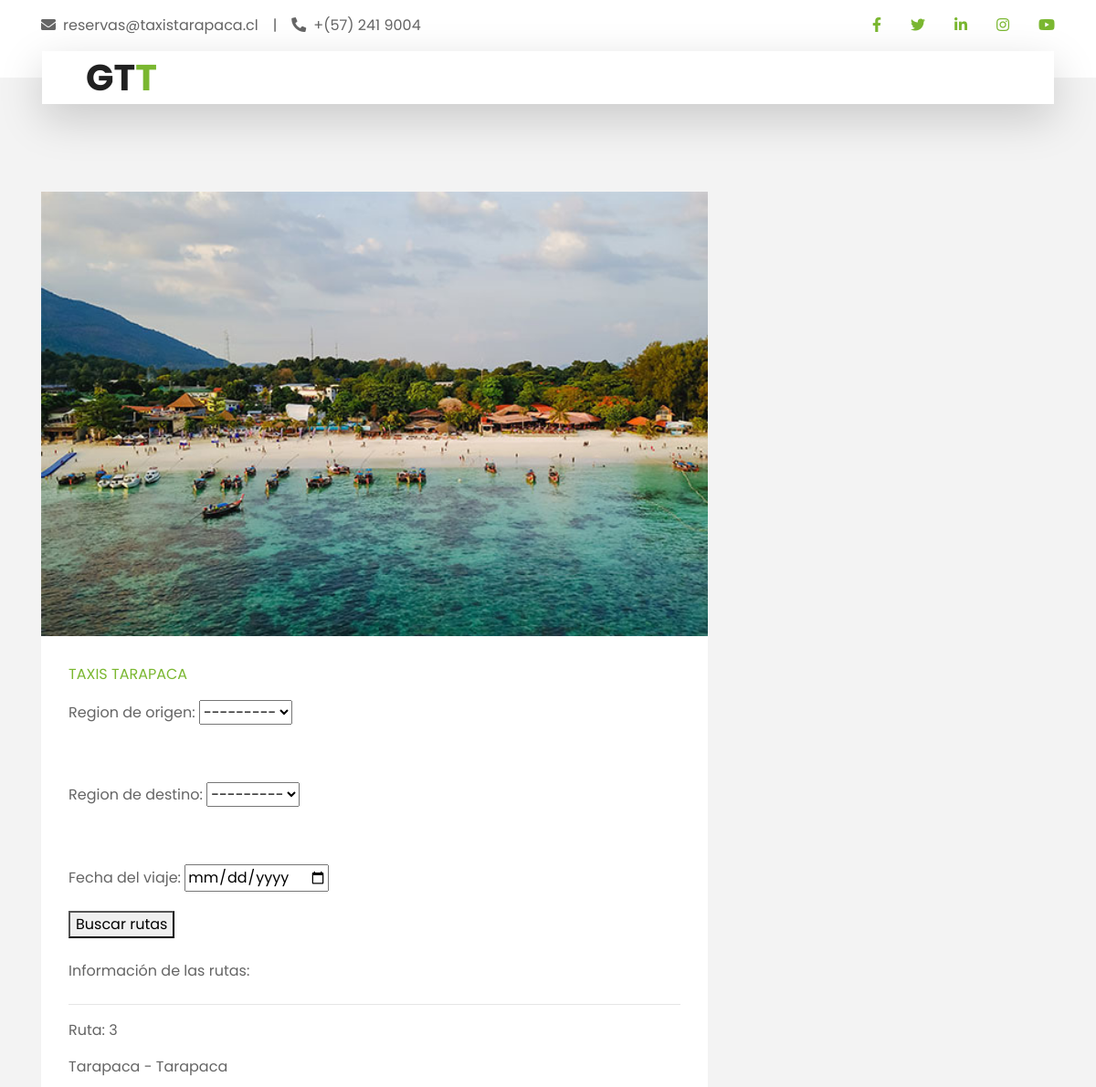
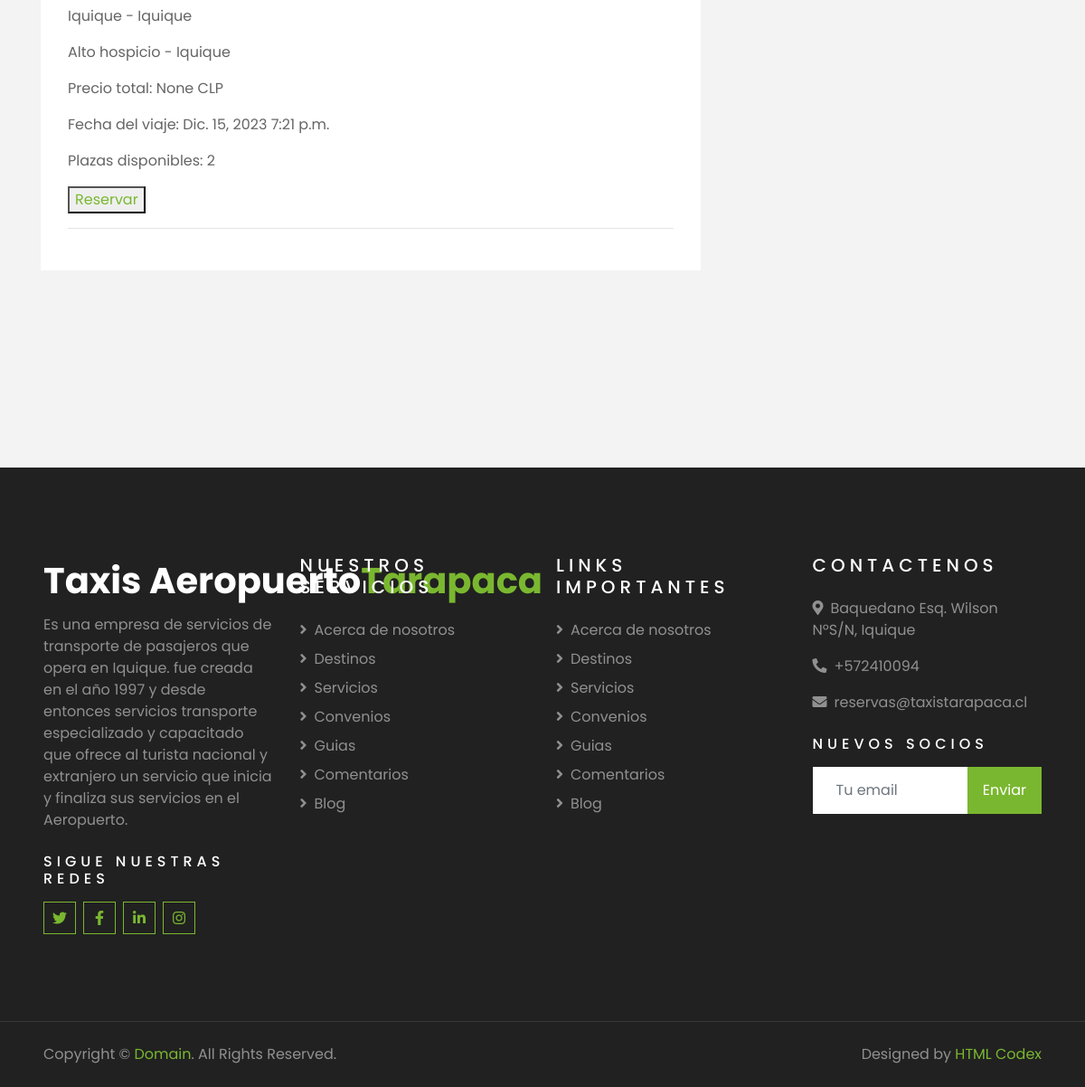
/es/usr_srap/, run on the app's committed database (2 pictures, top to bottom).
### Gestion_viajes/models.py (models this page shows)
class Ruta(models.Model):
    id = models.AutoField(primary_key=True,unique=True)
    conductor = models.ForeignKey(Taxista,on_delete=models.SET_NULL,null=True,blank=True,default=None)
    origen = models.CharField(max_length=254,null=True,blank=True)
    numero_origen = models.IntegerField(null=True,blank=True)
    tipo_origen = models.ForeignKey(TiposCalle,on_delete = models.SET_NULL,blank=True,null=True,default=None,related_name='ruta_torigen')
    destino = models.CharField(max_length=54,null=True,blank=True)
    numero_destino = models.IntegerField(null=True,blank=True)
    tipo_destino = models.ForeignKey(TiposCalle,on_delete = models.SET_NULL,blank=True,null=True,default=None,related_name='ruta_tdestino')
    fecha_viaje = models.DateField(null=True,blank=True)
    hora_viaje = models.TimeField(null=True,blank=True)
    anulado = models.IntegerField(null=True,blank=True)
    motivo_anulacion = models.TextField(null=True,blank=True)
    observacion = models.CharField(max_length=254,null=True,blank=True)
    descripcion = models.TextField(null=True,blank=True)
    tipo_tarifa = models.ForeignKey(Tarifa,models.SET_NULL,null=True,blank=True,default=None)
    monto_tarifa = models.FloatField(null=True,blank=True)
    region = models.ForeignKey(Region,on_delete=models.SET_NULL,null=True,blank=True,default=None)
    ciudad = models.ForeignKey(Ciudad,on_delete=models.SET_NULL,null=True,blank=True,default=None)
    comuna = models.ForeignKey(Comuna,on_delete=models.SET_NULL,null=True,blank=True,default=None)
    region_destino = models.ForeignKey(Region,on_delete=models.SET_NULL,null=True,blank=True,default=None,related_name='ruta_rdestino')
    ciudad_destino = models.ForeignKey(Ciudad,on_delete=models.SET_NULL,null=True,blank=True,default=None,related_name='ruta_cidestino')
    comuna_destino = models.ForeignKey(Comuna,on_delete=models.SET_NULL,null=True,blank=True,default=None,related_name='ruta_codestino')
    plazas_disponibles = models.IntegerField(null=True,blank=True)
    deleted_at = models.DateTimeField(null=True,blank=True)
    created_at = models.DateTimeField(null=True,blank=True)

class Region(models.Model):
    id = models.AutoField(primary_key=True,unique=True)
    nombre = models.CharField(max_length=254,blank=True,null=True)
    pais = models.ForeignKey(Pais,on_delete=models.SET_NULL,blank=True,null=True)
    deleted_at = models.DateTimeField(null=True,blank=True)
    created_at = models.DateTimeField(null=True,blank=True)
    def __str__(self):
        return self.nombre

class Ciudad(models.Model):
    id = models.AutoField(primary_key=True,unique=True)
    nombre = models.CharField(max_length=254,blank=True,null=True)
    region = models.ForeignKey(Region,on_delete=models.SET_NULL,blank=True,null=True)
    deleted_at = models.DateTimeField(null=True,blank=True)
    created_at = models.DateTimeField(null=True,blank=True)
    def __str__(self):
        return self.nombre

class Comuna(models.Model):
    id = models.AutoField(primary_key=True,unique=True)
    nombre = models.CharField(max_length=254,blank=True,null=True)
    ciudad = models.ForeignKey(Ciudad,on_delete=models.SET_NULL,blank=True,null=True)
    deleted_at = models.DateTimeField(null=True,blank=True)
    created_at = models.DateTimeField(null=True,blank=True)
    def __str__(self):
        return self.nombre

### Gestion_viajes/views.py (the view)
# urls.py: path("usr_srap/",views.usr_busqueda_reserva,name='usr_busqueda_reserva'),
def usr_busqueda_reserva(request):
    usuario = request.session.get('user')
    if request.method == 'POST':
        form = RutaForm(request.POST)
        if form.is_valid() and form is not None:
            if usuario is not None:
                context = {'form':form}
                ruta_vehiculo = form.save(commit=False)
                fecha_ruta = ruta_vehiculo.fecha_viaje
                region_origen = ruta_vehiculo.region
                ciudad_origen = ruta_vehiculo.ciudad
                comuna_origen = ruta_vehiculo.comuna
                region_destino = ruta_vehiculo.region_destino
                ciudad_destino = ruta_vehiculo.ciudad_destino
                comuna_destino = ruta_vehiculo.comuna_destino
                if fecha_ruta is not None:
                    try:
                        rutas_region = Ruta.objects.filter(region=region_origen,region_destino=region_destino,fecha_viaje=fecha_ruta,deleted_at=None,plazas_disponibles__gt=0)
                        if rutas_region is not None:
                            context = {'form':form,'rutas':rutas_region}
                    except:
                        rutas_region = None
                    if ciudad_origen is not None and ciudad_destino is not None:
                        try:
                            rutas_ciudad = Ruta.objects.filter(ciudad=ciudad_origen,ciudad_destino=ciudad_destino,fecha_viaje=fecha_ruta,deleted_at=None,plazas_disponibles__gt=0)
                            if rutas_ciudad is not None:
                                context = {'form':form,'rutas':rutas_ciudad}
                        except:
                            rutas_ciudad = None
                    if comuna_origen is not None and comuna_destino is not None:
                        try:
                            rutas_comuna = Ruta.objects.filter(comuna=comuna_origen,comuna_destino=comuna_destino,fecha_viaje=fecha_ruta,deleted_at=None,plazas_disponibles__gt=0)
                            if rutas_comuna is not None:
                                context = {'form':form,'rutas':rutas_comuna}
                        except:
                            rutas_comuna = None
                else:
                    try:
                        rutas_region = Ruta.objects.filter(region=region_origen,region_destino=region_destino,deleted_at=None,plazas_disponibles__gt=0)
                        if rutas_region is not None:
                            context = {'form':form,'rutas':rutas_region}
                    except:
                        rutas_region = None
                    if ciudad_origen is not None and ciudad_destino is not None:
                        try:
                            rutas_ciudad = Ruta.objects.filter(ciudad=ciudad_origen,ciudad_destino=ciudad_destino,deleted_at=None,plazas_disponibles__gt=0)
                            if rutas_ciudad is not None:
                                context = {'form':form,'rutas':rutas_ciudad}
                        except:
                            rutas_ciudad = None
                    if comuna_origen is not None and comuna_destino is not None:
                        try:
                            rutas_comuna = Ruta.objects.filter(comuna=comuna_origen,comuna_destino=comuna_destino,deleted_at=None,plazas_disponibles__gt=0)
                            if rutas_comuna is not None:
                                context = {'form':form,'rutas':rutas_comuna}
                        except:
                            rutas_comuna = None
                return render(request,'Gestion_viajes/usr_busqueda_reserva.html',context)
            else:
                form = RutaForm()
                rutas = Ruta.objects.filter(deleted_at=None,plazas_disponibles__gt=0)
                context = {'rutas':rutas,'form':form}
                return render(request,'Gestion_viajes/usr_busqueda_reserva.html',context)
    else:
        form = RutaForm()
        rutas = Ruta.objects.filter(deleted_at=None,plazas_disponibles__gt=0)
        context = {'rutas':rutas,'form':form}
        return render(request,'Gestion_viajes/usr_busqueda_reserva.html',context)

### Gestion_viajes/forms.py
class RutaForm(forms.ModelForm):
    class Meta:
        model = Ruta
        fields = ['monto_tarifa','region','ciudad','comuna','region_destino','ciudad_destino','comuna_destino','fecha_viaje']
        widgets = {
            'region': forms.Select(attrs={'required':'required'}),
            'ciudad': forms.Select(attrs={'hidden':'true'}),
            'comuna': forms.Select(attrs={'hidden':'true'}),
            'region_destino': forms.Select(attrs={'required':'required'}),
            'ciudad_destino': forms.Select(attrs={'hidden':'true'}),
            'comuna_destino': forms.Select(attrs={'hidden':'true'}),
            'fecha_viaje': forms.DateInput(attrs={'type': 'date','min': str(date.today())}),
        }

### Taxis_tarapaca/templates/Gestion_viajes/usr_busqueda_reserva.html (shortened to what this page needs)
{% extends "user_page.html" %}
{% load cms_tags %}
{% block content %}
    <form method="post" action="{% url 'usr_busqueda_reserva' %}">
        <div class="form-group">
            <label for="{{ form.region.id_for_label }}">Region de origen:</label>
            {{ form.region }}
        </div>
        <br>
        <div class="form-group">
            <label for="{{ form.region_destino.id_for_label }}">Region de destino:</label>
            {{ form.region_destino }}
        </div>
        <br>
        <div class="form-group">
            <label for="{{ form.fecha_viaje.id_for_label }}">Fecha del viaje:</label>
            {{ form.fecha_viaje }}
        </div>
        <button type="submit">Buscar rutas</button>
        {% if rutas %}
        <label>Información de las rutas:</label>
        <hr>
            {% for ruta in rutas %}
                <p>Ruta: {{ ruta.id }}</p>
                <p>{{ ruta.region }} - {{ ruta.region_destino }}</p>
                {% if ruta.ciudad is not None and ruta.ciudad_destino is not None %}
                    <p>{{ ruta.ciudad }} - {{ruta.ciudad_destino}}</p>
                {% endif %}
                {% if ruta.comuna is not None and ruta.comuna_destino is not None %}
                    <p>{{ ruta.comuna }} - {{ruta.comuna_destino}}</p>
                {% endif %}
                <p>Precio total: {{ ruta.monto_tarifa }} CLP</p>
                <p>Fecha del viaje: {{ ruta.fecha_viaje }} {{ ruta.hora_viaje }}<p>
                <p>Plazas disponibles: {{ ruta.plazas_disponibles }}<p>
                <button><a href="{% url 'usr_realizar_reserva' id_ruta=ruta.id %}">Reservar</a></button>
                <hr>
            {% endfor %}
        {% elif rutas.fecha_viaje is None %}
                    <p>No hay rutas para la fecha especificada<p>
        {% endif %}
    </form>
{% endblock content %}

### data on the page
Ruta: id "3", region "Tarapaca", region_destino "Tarapaca", ciudad "Iquique", ciudad_destino "Iquique", comuna "Alto hospicio", comuna_destino "Iquique", monto_tarifa "None", fecha_viaje "Dic. 15, 2023", hora_viaje "7:21 p.m.", plazas_disponibles "2"
